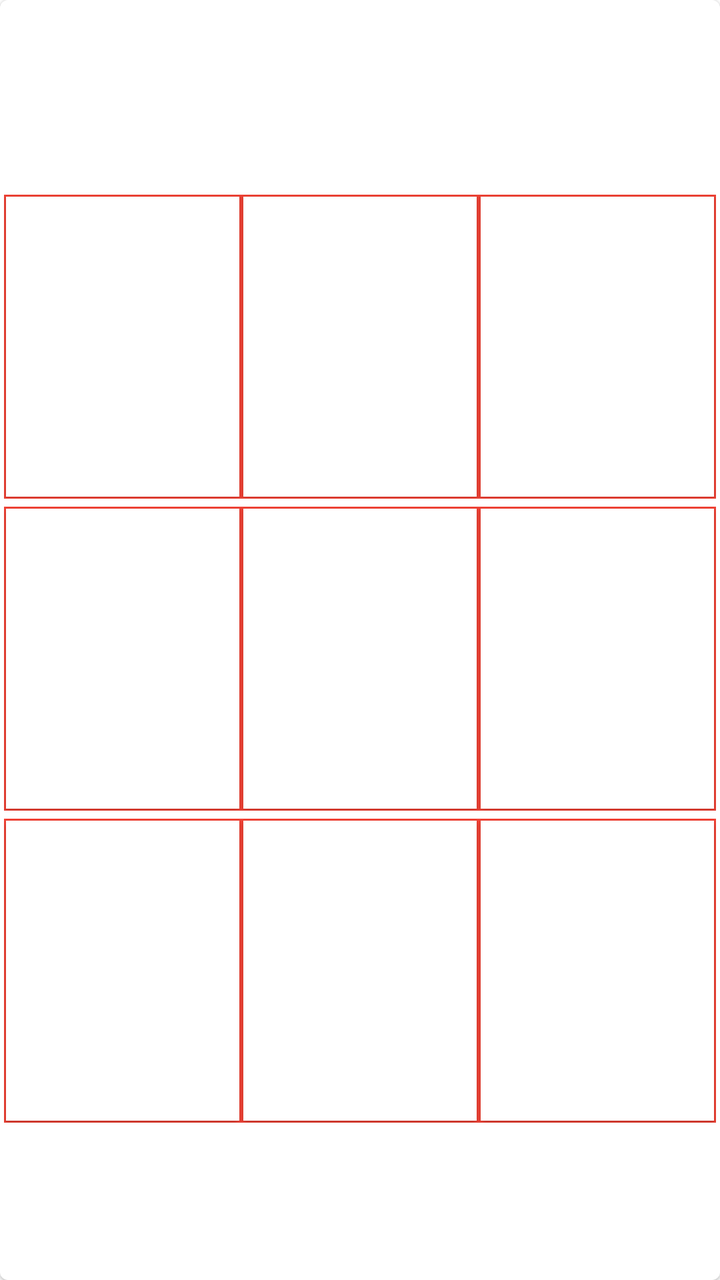
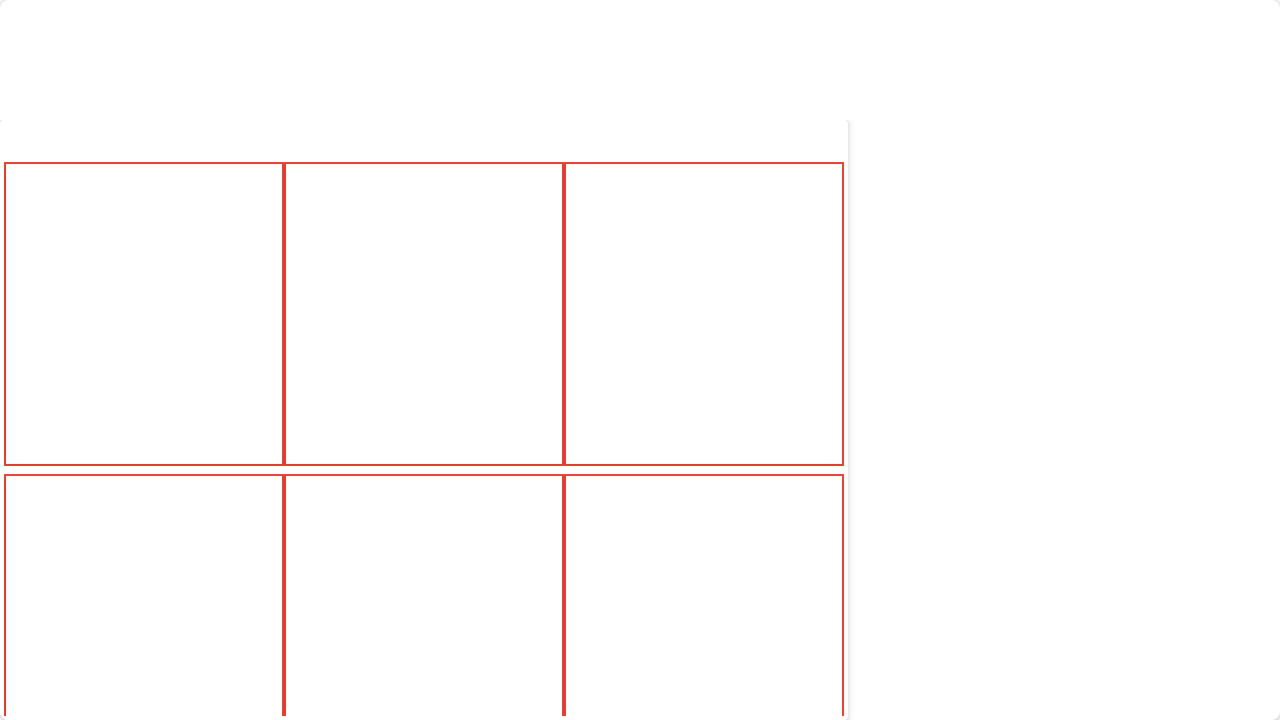

First picture: res/layout/ on a phone held upright. Second picture: the repository's own variant of that layout, on a device whose configuration matches the variant's folder. Source for both follows.
<!-- AndroidManifest.xml: application theme Theme.TicTack_Toe -->
<!-- res/layout/pre_content_main.xml -->
<?xml version="1.0" encoding="utf-8"?>
<com.google.android.material.card.MaterialCardView xmlns:app="http://schemas.android.com/apk/res-auto"
    xmlns:android="http://schemas.android.com/apk/res/android"
    xmlns:tools="http://schemas.android.com/tools"
    android:layout_width="match_parent"
    android:layout_height="match_parent"
    android:id="@+id/constrainCard"
    app:layout_constraintTop_toBottomOf="@+id/toolbar"
    tools:showIn="@layout/activity_main"
    >

    <include
        layout="@layout/content_main"
        android:id="@+id/content_main" />

</com.google.android.material.card.MaterialCardView>
<!-- res/layout/activity_main.xml (included above) -->
<?xml version="1.0" encoding="utf-8"?>
<androidx.coordinatorlayout.widget.CoordinatorLayout xmlns:android="http://schemas.android.com/apk/res/android"
    xmlns:app="http://schemas.android.com/apk/res-auto"
    xmlns:tools="http://schemas.android.com/tools"
    android:layout_width="match_parent"
    android:layout_height="match_parent"
    tools:context=".activities.MainActivity">

    <com.google.android.material.appbar.AppBarLayout
        android:layout_width="match_parent"
        android:layout_height="wrap_content"
        android:theme="@style/Theme.TicTack_Toe.AppBarOverlay">

        <androidx.appcompat.widget.Toolbar
            android:id="@+id/toolbar"
            android:layout_width="match_parent"
            android:layout_height="?attr/actionBarSize"
            android:background="?attr/colorPrimary"
            app:popupTheme="@style/Theme.TicTack_Toe.PopupOverlay" />

    </com.google.android.material.appbar.AppBarLayout>

    <include layout="@layout/pre_content_main"
        android:id="@+id/constrainCard"/>


</androidx.coordinatorlayout.widget.CoordinatorLayout>
<!-- res/layout/content_main.xml (included above) -->
<?xml version="1.0" encoding="utf-8"?>
<androidx.cardview.widget.CardView xmlns:android="http://schemas.android.com/apk/res/android"
    xmlns:app="http://schemas.android.com/apk/res-auto"
    xmlns:tools="http://schemas.android.com/tools"
    android:layout_width="match_parent"
    android:layout_height="match_parent"
    android:layout_gravity="center"
    app:layout_behavior="@string/appbar_scrolling_view_behavior"
    app:layout_constraintTop_toBottomOf="@+id/toolbar"
    tools:showIn="@layout/activity_main"
    android:id="@+id/content_main"

    >

    <TableLayout
        android:layout_width="match_parent"
        android:layout_height="wrap_content"
        android:layout_gravity="center"
        android:background="@color/defaultBackgroundColor">

        <TableRow>

            <TextView
                android:id="@+id/cur_player"
                android:text="" />
        </TableRow>

        <TableRow
            android:id="@+id/top_row"
            android:layout_height="wrap_content"
            android:layout_margin="2dp"
            android:background="@color/primaryColor">

            <androidx.appcompat.widget.AppCompatButton
                android:id="@+id/top_left"
                style="@style/button_style"
                android:tag="0:0" />

            <androidx.appcompat.widget.AppCompatButton
                android:id="@+id/top_middle"
                style="@style/button_style"
                android:tag="0:1" />

            <androidx.appcompat.widget.AppCompatButton
                android:id="@+id/top_right"
                style="@style/button_style"
                android:tag="0:2" />
        </TableRow>

        <TableRow
            android:id="@+id/middle_row"
            android:layout_height="wrap_content"
            android:layout_margin="2dp"
            android:background="@color/primaryColor">

            <androidx.appcompat.widget.AppCompatButton
                android:id="@+id/middle_left"
                style="@style/button_style"
                android:tag="1:0" />

            <androidx.appcompat.widget.AppCompatButton
                android:id="@+id/middle_middle"
                style="@style/button_style"
                android:tag="1:1" />

            <androidx.appcompat.widget.AppCompatButton
                android:id="@+id/middle_right"
                style="@style/button_style"
                android:tag="1:2" />
        </TableRow>

        <TableRow
            android:id="@+id/bottom_row"
            android:layout_height="wrap_content"
            android:layout_margin="2dp"
            android:background="@color/primaryColor">

            <androidx.appcompat.widget.AppCompatButton
                android:id="@+id/bottom_left"
                style="@style/button_style"
                android:tag="2:0" />

            <androidx.appcompat.widget.AppCompatButton
                android:id="@+id/bottom_middle"
                style="@style/button_style"
                android:tag="2:1" />

            <androidx.appcompat.widget.AppCompatButton
                android:id="@+id/bottom_right"
                style="@style/button_style"
                android:tag="2:2" />
        </TableRow>

    </TableLayout>
</androidx.cardview.widget.CardView>
<!-- resources referenced by this layout -->
<resources>
  <color name="defaultBackgroundColor">@android:color/background_light</color>
  <color name="primaryColor">#f44336</color>
  <style name="Theme.TicTack_Toe.AppBarOverlay" parent="ThemeOverlay.AppCompat.Dark.ActionBar" />
  <style name="Theme.TicTack_Toe.PopupOverlay" parent="ThemeOverlay.AppCompat.Light" />
  <style name="button_style">
          <item name="android:onClick">processTurn</item>
          <item name="android:layout_width">match_parent</item>
          <item name="android:layout_weight">.33</item>
          <item name="android:layout_height">150dp</item>
          <item name="android:layout_margin">1dp</item>
          <item name="android:gravity">center</item>
          <item name="borderRound">3dp</item>
          <item name="android:padding">4dp</item>
          <item name="android:text">""</item>
          <item name="android:background">@color/defaultBackgroundColor</item>
          <item name="android:textColor">@color/primaryTextColor</item>
          <item name="textAllCaps">true</item>
          <item name="android:textStyle">bold</item>
          <item name="android:textAppearance">@style/TextAppearance.MaterialComponents.Body2</item>
      </style>
  <style name="Theme.TicTack_Toe" parent="Theme.MaterialComponents.DayNight.DarkActionBar">
          
          <item name="colorPrimary">@color/primaryColor</item>
          <item name="colorPrimaryVariant">@color/primaryDarkColor</item>
          <item name="colorOnPrimary">@color/primaryTextColor</item>
          
          <item name="colorSecondary">@color/secondaryColor</item>
          <item name="colorSecondaryVariant">@color/secondaryDarkColor</item>
          <item name="colorOnSecondary">@color/secondaryTextColor</item>
          
          <item name="android:statusBarColor" tools:targetApi="l">?attr/colorPrimaryVariant</item>
          
      </style>
  <color name="primaryTextColor">#000000</color>
  <color name="primaryDarkColor">#ba000d</color>
  <color name="secondaryColor">#ff5722</color>
  <color name="secondaryDarkColor">#c41c00</color>
  <color name="secondaryTextColor">#000000</color>
</resources>
<!-- res/layout-land/pre_content_main.xml (the repository's variant of the layout above) -->
<!-- drawn on the phone turned sideways -->
<?xml version="1.0" encoding="utf-8"?>
<com.google.android.material.card.MaterialCardView xmlns:app="http://schemas.android.com/apk/res-auto"
    xmlns:android="http://schemas.android.com/apk/res/android"
    xmlns:tools="http://schemas.android.com/tools"
    android:layout_width="match_parent"
    android:layout_height="wrap_content"
    android:id="@+id/constrainCard"
    app:contentPaddingTop="60dp"
    app:contentPaddingLeft="@dimen/fab_margin"
    tools:showIn="@layout/activity_main">

    <include
        layout="@layout/content_main"
        android:layout_width="424dp"
        android:layout_height="wrap_content"
        android:id="@+id/content_main" />

</com.google.android.material.card.MaterialCardView>
<!-- res/layout/pre_content_main.xml (included above) -->
<?xml version="1.0" encoding="utf-8"?>
<com.google.android.material.card.MaterialCardView xmlns:app="http://schemas.android.com/apk/res-auto"
    xmlns:android="http://schemas.android.com/apk/res/android"
    xmlns:tools="http://schemas.android.com/tools"
    android:layout_width="match_parent"
    android:layout_height="match_parent"
    android:id="@+id/constrainCard"
    app:layout_constraintTop_toBottomOf="@+id/toolbar"
    tools:showIn="@layout/activity_main"
    >

    <include
        layout="@layout/content_main"
        android:id="@+id/content_main" />

</com.google.android.material.card.MaterialCardView>
